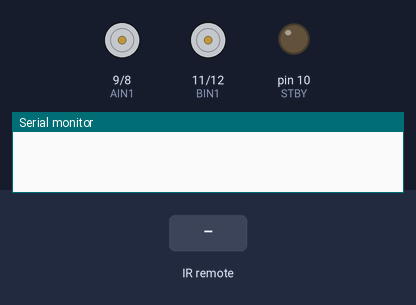
Bench run of a sketch on a simulated Arduino Uno, built with avr-gcc and run on an emulated ATmega328P. Shown: motor-driver pin pairs drawn as motors (green arrow = first pin HIGH = forward, orange = second pin HIGH = backward, longer = more drive, scaled by the enable pin, stopped while the standby pin is LOW), output pins drawn as LEDs (lit = HIGH), the last lines printed to the serial monitor. The test bench sets the inputs (shaded band).

Above: at 1.2 s.
1.3 s: infrared code 0xFD708F received
At 2.1 s:
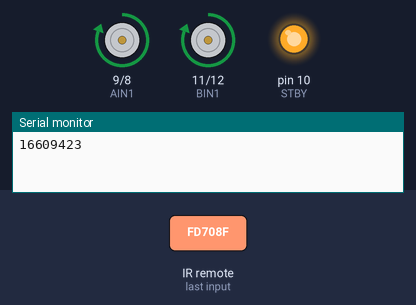
3.8 s: infrared code 0xFDB04F received
At 4.1 s:
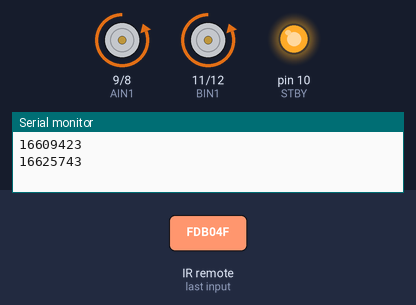
6.3 s: infrared code 0xFD50AF received
At 7.1 s:
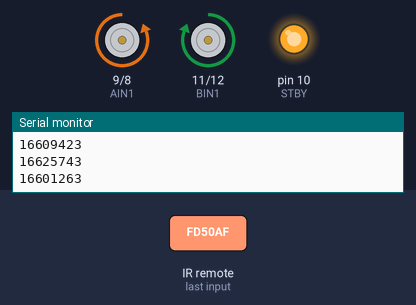
8.8 s: infrared code 0xFD906F received
At 9.1 s:
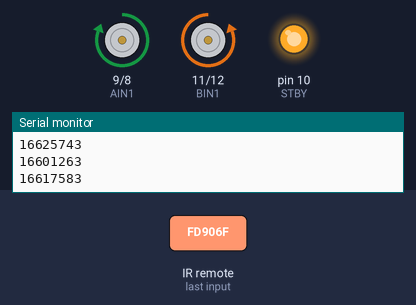
Timing chart, 0 to 11.8 s (numbered marks = the images above; inputs shaded):
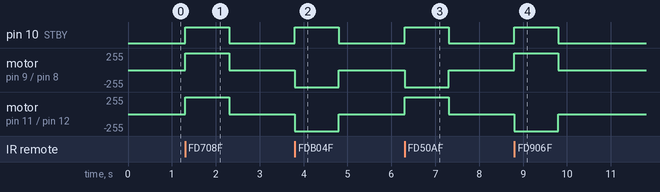

Measured:
- after the input at 1.3 s, pin 10 (STBY): LOW → HIGH at once, → LOW 1.0 s later; motor on pin 9 (AIN1) / pin 8 (AIN2), motor on pin 11 (BIN1) / pin 12 (BIN2): stopped → forward 255/255 at once, → stopped 1.0 s later
- after the input at 3.8 s, pin 10 (STBY): LOW → HIGH at once, → LOW 1.0 s later; motor on pin 9 (AIN1) / pin 8 (AIN2), motor on pin 11 (BIN1) / pin 12 (BIN2): stopped → backward 255/255 at once, → stopped 1.0 s later
- after the input at 6.3 s, pin 10 (STBY): LOW → HIGH at once, → LOW 1.0 s later; motor on pin 9 (AIN1) / pin 8 (AIN2): stopped → backward 255/255 at once, → stopped 1.0 s later; motor on pin 11 (BIN1) / pin 12 (BIN2): stopped → forward 255/255 at once, → stopped 1.0 s later
- after the input at 8.8 s, pin 10 (STBY): LOW → HIGH at once, → LOW 1.0 s later; motor on pin 9 (AIN1) / pin 8 (AIN2): stopped → forward 255/255 at once, → stopped 1.0 s later; motor on pin 11 (BIN1) / pin 12 (BIN2): stopped → backward 255/255 at once, → stopped 1.0 s later

The sketch:

sketch_jul14a.ino
```cpp
#include <IRremote.h>
int RECV_PIN = 2;

int STBY = 10;

int PWMA = 3; //Speed control
int AIN1 = 9; //Direction
int AIN2 = 8; //Direction

int PWMB = 5;
int BIN1 = 11;
int BIN2 = 12;

IRrecv irrecv(RECV_PIN);

decode_results results;

void setup(){
  pinMode(STBY, OUTPUT);

  pinMode(PWMA, OUTPUT);
  pinMode(AIN1, OUTPUT);
  pinMode(AIN2, OUTPUT);

  pinMode(PWMB, OUTPUT);
  pinMode(BIN1, OUTPUT);
  pinMode(BIN2, OUTPUT);
  Serial.begin(9600);
  irrecv.enableIRIn();
}

void loop(){
  if (irrecv.decode(&results)) {
    Serial.println(results.value);
    if (results.value == 16609423)
    {
      move(1, 255, 1);
      move(2, 255, 1);
      delay(1000);
      stop();
    }
    if (results.value == 16625743){
      move(1, 255, 0);
      move(2, 255, 0);
      delay(1000);
      stop();
    }
    if (results.value == 16601263){
      move(1, 255, 0);
      move(2, 255, 1);
      delay(1000);
      stop();
    }
    if (results.value == 16617583){
      move(1, 255, 1);
      move(2, 255, 0);
      delay(1000);
      stop();
    }
    irrecv.resume();
  }

}

void move(int motor, int speed, int direction){

  digitalWrite(STBY, HIGH);

  boolean inPin1 = LOW;
  boolean inPin2 = HIGH;

  if(direction == 1){
    inPin1 = HIGH;
    inPin2 = LOW;
  }

  if(motor == 1){
    digitalWrite(AIN1, inPin1);
    digitalWrite(AIN2, inPin2);
    analogWrite(PWMA, speed);
  }
  else{
    digitalWrite(BIN1, inPin1);
    digitalWrite(BIN2, inPin2);
    analogWrite(PWMB, speed);
  }
}

void stop(){
  digitalWrite(STBY, LOW);
}
```
